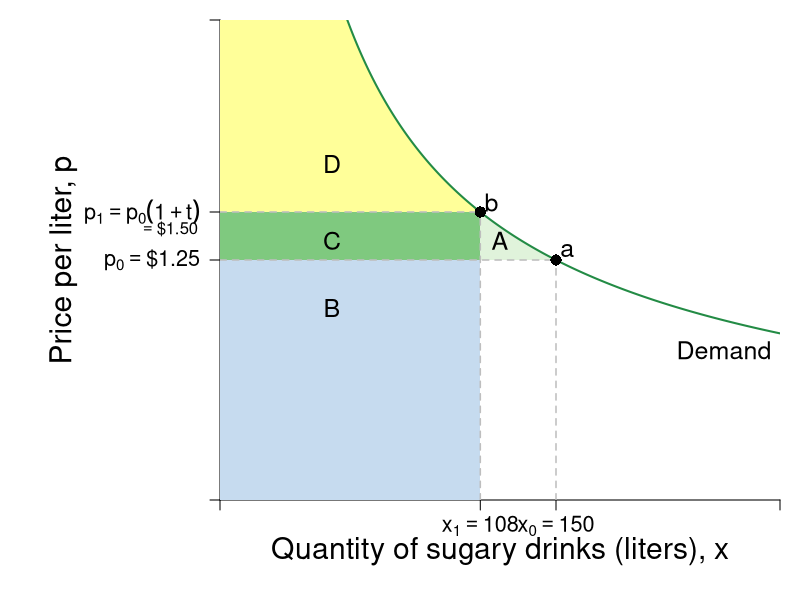

Generate this figure with R:
library(shape)
pdf(file = "indmarketdemand/sugar_bev_demand.pdf", width = 9, height = 7)

#Set parameters for graphics
pointsize <- 1.8
axislabelsize <- 1.8
labelsize <- 1.5
namesize <- 1.8
annotatesize <- 1.5
graphlinewidth <- 2
segmentlinewidth <- 1.5

COL <- c("#7fc97f", "#beaed4", "#fdc086", "#ffff99", "#386cb0", "#f0027f", "#bf5b17", "#666666")
COLA <- c("#e0f3db", "#99d8c9","#66c2a4","#41ae76", "#238b45", "#005824")
COLB <- c("#c6dbef", "#4eb3d3", "#2b8cbe", "#0868ac","#084081")
COLC <- c("#fcfbfd", "#efedf5", "#dadaeb", "#bcbddc", "#9e9ac8", "#807dba", "#6a51a3", "#54278f", "#3f007d")

par(mar =  c(5, 11, 1, 1))

indiffA <- function(x, alpha = 0.5, uA = 5) {
  (uA / x^alpha)^(1/(1 - alpha))
}

cef <- function(x, e = 1.4, k = 44.7982){
  k*(x^(-1/e))
}

#The inverse demand function to creat the relative points
cefinv <- function(p, e = 1.4, k = 44.7982){
  (p/k)^(-e)
}

xlims <- c(0, 250)
ylims <- c(0, 2.5)

npts <- 501 
x <- seq(xlims[1], xlims[2], length.out = npts)
y <- seq(ylims[1], ylims[2], length.out = npts) 

plot(0, 0, xlim = xlims, ylim = ylims, type = "n",
     xlab = expression(paste("")),
     ylab = expression(paste("")), 
     xaxt = "n", 
     yaxt = "n", 
     cex.lab = axislabelsize, 
     bty = "n",
     xaxs = "i", 
     yaxs = "i")


## Paremeters to enable editing points 
## I've assumed a tax of 20% to make this more visible 
## I'll comment on that in the caption
tax <- 1.2 #20 percent tax
prices <- c(1.25, 1.25*tax) 
xprices <- c(cefinv(prices[1]), cefinv(prices[2]))

ticksy <- c(0, prices[1], prices[2], ylims[2])
ylabels <- c(NA, expression(paste(p[0] == phantom(),"$1.25")), expression(paste(p[1] == p[0](1 + t))), NA)
ticksx <- c(0, xprices[2], xprices[1], xlims[2])
xlabels <- c(NA, expression(paste(x[1]) == 108), expression(paste(x[0]) == 150), NA)

text(-23, prices[2] - 0.09, expression(paste(phantom() == phantom(),"$1.50")), xpd = TRUE, cex.axis = labelsize - 0.2)

axis(1, at = ticksx, pos = 0, labels = xlabels, cex.axis = labelsize - 0.2)
axis(2, at = ticksy, pos = 0, labels = ylabels, las = 1, cex.axis = labelsize - 0.2)

npts <- 500 
xx1 <- seq(xlims[1], xlims[2], length.out = npts)
xx2 <- seq(48, xprices[2], length.out = npts)
xx3 <- seq(xprices[2], xprices[1], length.out = npts)

#Label axes
mtext(expression(paste("Quantity of sugary drinks (liters), ", x)), side = 1, line = 2.5, cex = axislabelsize)
text(-70, 0.5*ylims[2], expression(paste("Price per liter, ", p)), xpd = TRUE, cex = axislabelsize, srt = 90) 

# Shade Regions
# A
polygon(c(xprices[2], xx3, xprices[1]), 
        c(prices[1], cef(xx3), prices[1]), 
        border = FALSE, 
        col = COLA[1])
# B
rect(0, 0, xprices[2], prices[1], col = COLB[1], density = NULL, border = NA)

# C
rect(0, prices[1], xprices[2], prices[2], col = COL[1], density = NULL, border = NA)

# D
rect(0, prices[2], 48.5, ylims[2], 
     col = COL[4], 
     density = NULL, border = NA)
polygon(c(48, xx2, xprices[2]), 
        c(prices[2], cef(xx2), prices[2]), 
        border = FALSE, col = COL[4])

# Segments
segments(xprices[1], 0, xprices[1], prices[1], lty = 2, col = "gray" , lwd = segmentlinewidth)
segments(0,  prices[1], xprices[1],  prices[1], lty = 2, col = "gray" , lwd = segmentlinewidth)

segments(0, prices[2], xprices[2], prices[2], lty = 2, col = "gray" , lwd = segmentlinewidth)
segments(xprices[2], 0, xprices[2], prices[2], lty = 2, col = "gray" , lwd = segmentlinewidth)

# Demand Curve
lines(xx1, cef(xx1), col = COLA[5], lwd = graphlinewidth)
text(xlims[2] - 0.1*xlims[2], 0.78, expression(Demand), cex = annotatesize)

# Points
points(xprices[1], prices[1], pch = 16, col = "black", cex = 1.5)
text(xprices[1] + 5, prices[1] + 0.05, expression(a), cex = labelsize)

points(xprices[2], prices[2], pch = 16, col = "black", cex = 1.5)
text(xprices[2] + 5, prices[2] + 0.05, expression(b), cex = labelsize)

# Label Regions
text(125, 1.35, expression(A), cex = labelsize)
text(50, 1, expression(B), cex = labelsize)
text(50, 1.35, expression(C), cex = labelsize)
text(50, 1.75, expression(D), cex = labelsize)




dev.off()
